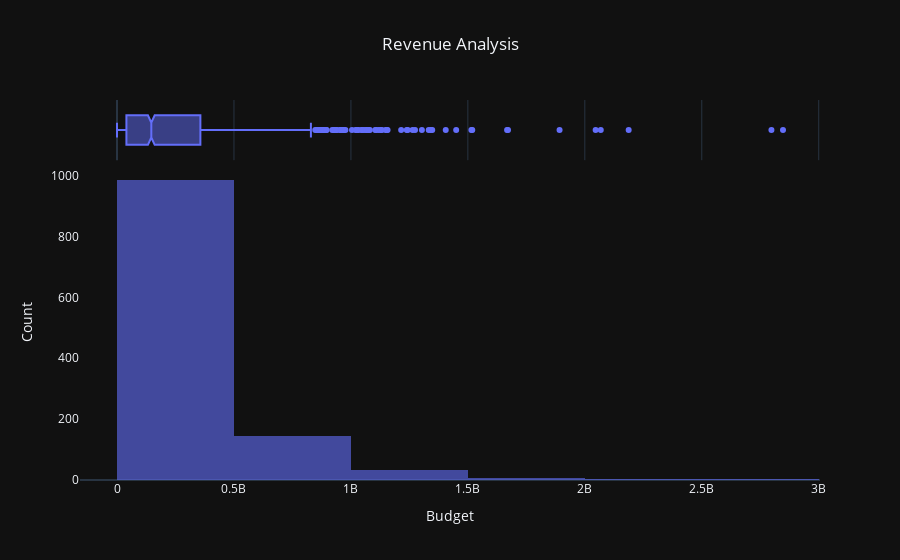

Notebook cell for this chart:
### Markdown cell above
### 1. Graph is right-skewed , as most of the movies are in budget 0-49 M having median value 45M.
### 2. Few of the outliers are having budget more than 300M.

### Code cell
fig = px.histogram(movies,x=movies[movies['revenue']!=0]['revenue'],marginal='box',opacity=0.6,nbins=10,
                  title='Revenue Analysis',template = 'plotly_dark')

fig.update_layout(hovermode="x unified",xaxis_tickangle=360,
                  xaxis_title='Budget',title_x=0.5,yaxis={'title':'Count','showgrid':False})
iplot(fig)

### Figure 1 — Plotly figure (JSON) as saved in the notebook; plotly's stock layout.template omitted (floating-point values rounded to 4 significant figures; data arrays with more than 128 entries replaced by an {"elided": "..."} marker saying what was removed)
{"data": [{"alignmentgroup": "True", "bingroup": "x", "hovertemplate": "x=%{x}<br>count=%{y}<extra></extra>", "legendgroup": "", "marker": {"color": "#636efa", "opacity": 0.6, "pattern": {"shape": ""}}, "name": "", "nbinsx": 10, "offsetgroup": "", "orientation": "v", "showlegend": false, "type": "histogram", "x": {"elided": "1175 int values"}, "xaxis": "x", "yaxis": "y"}, {"alignmentgroup": "True", "hovertemplate": "x=%{x}<extra></extra>", "legendgroup": "", "marker": {"color": "#636efa"}, "name": "", "notched": true, "offsetgroup": "", "showlegend": false, "type": "box", "x": {"elided": "1175 int values"}, "xaxis": "x2", "yaxis": "y2"}], "layout": {"barmode": "relative", "hovermode": "x unified", "legend": {"tracegroupgap": 0}, "title": {"text": "Revenue Analysis", "x": 0.5}, "xaxis": {"anchor": "y", "domain": [0, 1], "tickangle": 0, "title": {"text": "Budget"}}, "xaxis2": {"anchor": "y2", "domain": [0, 1], "matches": "x", "showgrid": true, "showticklabels": false}, "yaxis": {"anchor": "x", "domain": [0, 0.8316], "showgrid": false, "title": {"text": "Count"}}, "yaxis2": {"anchor": "x2", "domain": [0.8416, 1], "matches": "y2", "showgrid": false, "showline": false, "showticklabels": false, "ticks": ""}}}
